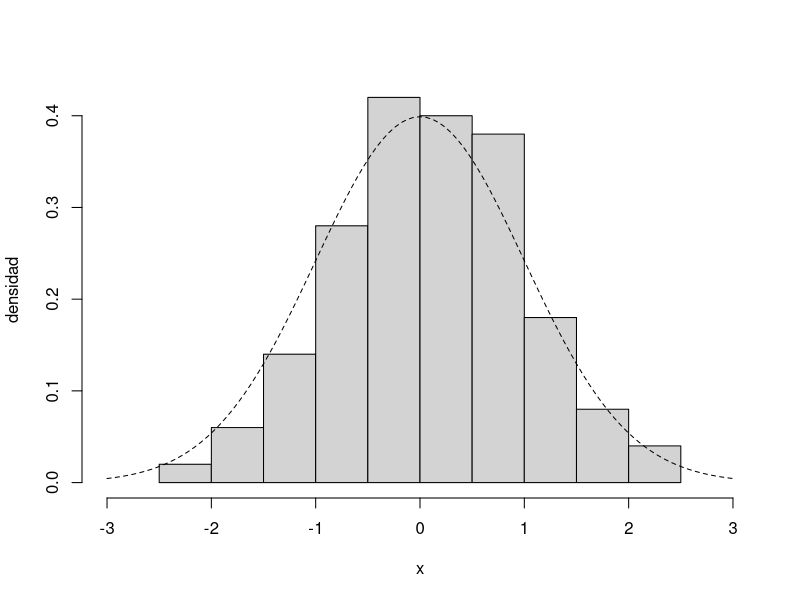
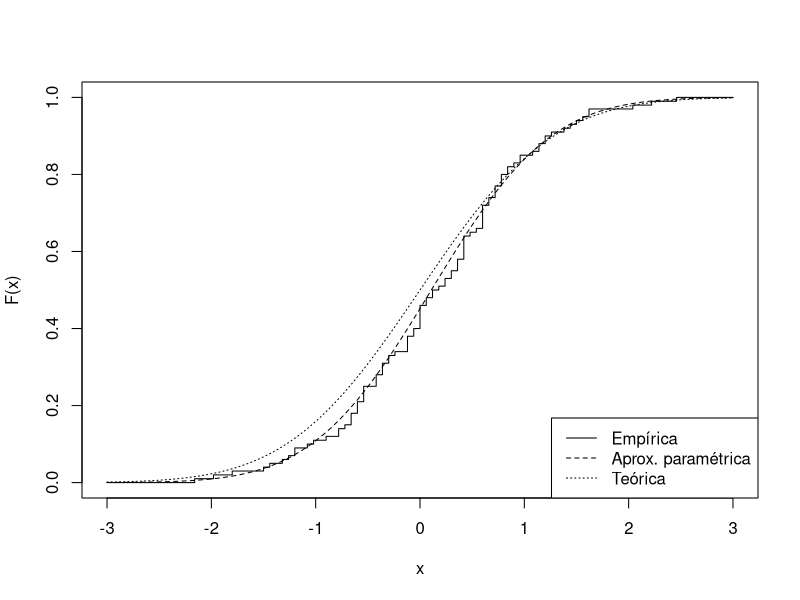
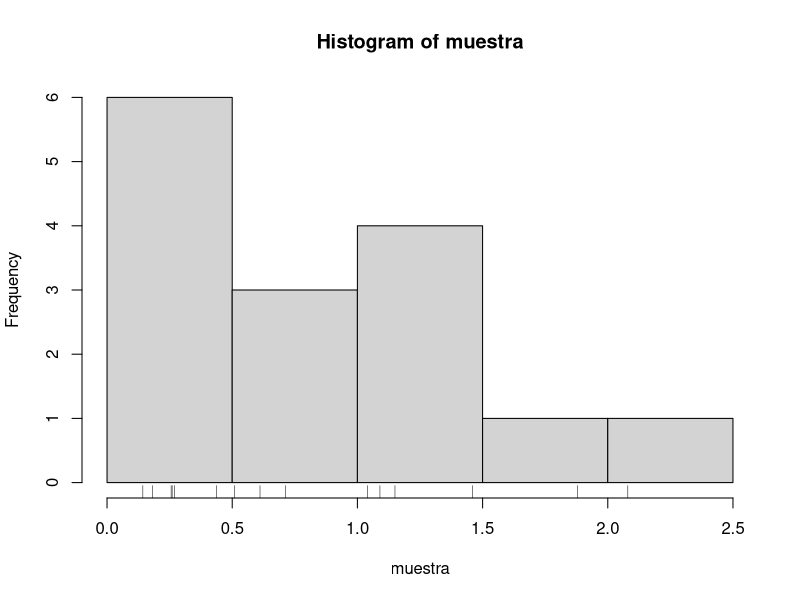
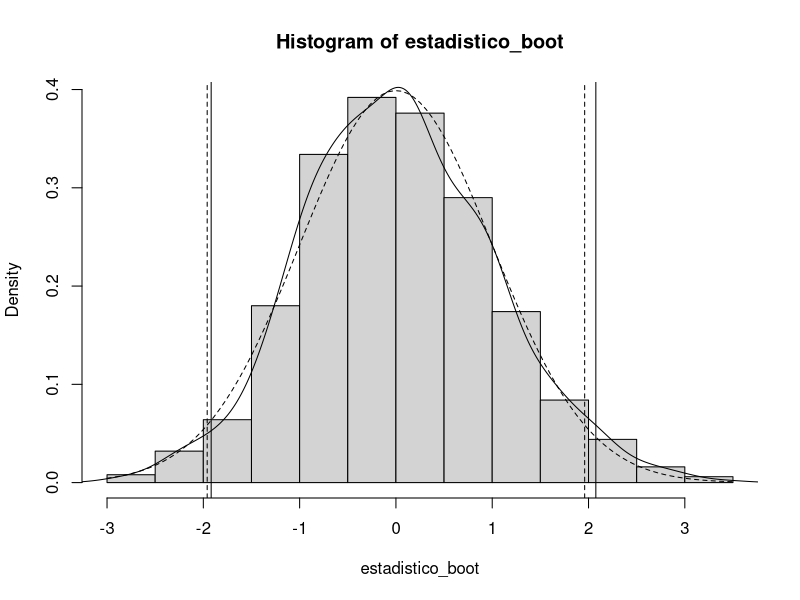
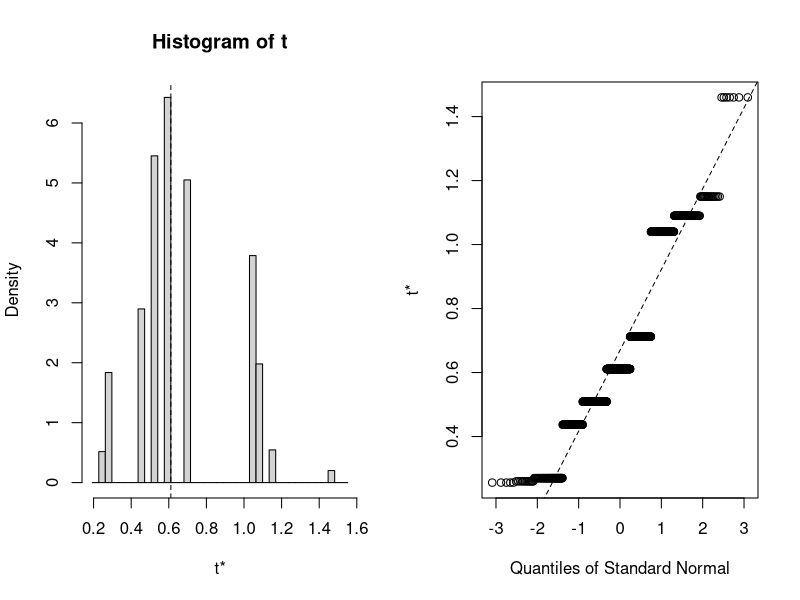

Here is the R script that generated these plots, in order:
## ---- chunk 1

## ---- chunk 2
set.seed(1)
muestra <- rnorm(100)
hist(muestra, freq = FALSE, xlim = c(-3, 3),
     main = '', xlab = 'x', ylab = 'densidad')
curve(dnorm, lty = 2, add = TRUE)
## ---- chunk 3
# Distribución bootstrap uniforme
curve(ecdf(muestra)(x), xlim = c(-3, 3), ylab = "F(x)", type = "s")
# Distribución bootstrap paramétrico (asumiendo normalidad)
curve(pnorm(x, mean(muestra), sd(muestra)), lty = 2, add = TRUE)
# Distribución teórica
curve(pnorm, lty = 3, add = TRUE)
legend("bottomright", legend = c("Empírica", "Aprox. paramétrica", "Teórica"), lty = 1:3)
## ---- chunk 4
set.seed(1)
n <- length(muestra)
u <- runif(n)
muestra_boot <- muestra[floor(n*u) + 1]
head(muestra_boot)
## ---- chunk 5
muestra_boot <- sample(muestra, replace = TRUE)
head(muestra_boot)
## ---- chunk 6
data(iris)
str(iris)
n <- nrow(iris)
# i_boot <- floor(n*runif(n)) + 1
# i_boot <- sample.int(n, replace = TRUE)
i_boot <- sample(n, replace = TRUE)
data_boot <- iris[i_boot, ]
str(data_boot)
## ---- chunk 7
muestra <- c(0.143, 0.182, 0.256, 0.26, 0.27, 0.437, 0.509, 
    0.611, 0.712, 1.04, 1.09, 1.15, 1.46, 1.88, 2.08)
sigma <- 0.6
summary(muestra)
sd(muestra)
hist(muestra)
rug(muestra)

## ---- chunk 8
alfa <- 0.05
x_barra <- mean(muestra)
z <- qnorm(1 - alfa/2)
n <- length(muestra)
ic_inf <- x_barra - z*sigma/sqrt(n)
ic_sup <- x_barra + z*sigma/sqrt(n)
IC <- c(ic_inf, ic_sup)
IC
## ---- chunk 9
set.seed(1)
B <- 1000
estadistico_boot <- numeric(B)
for (k in 1:B) {
    remuestra <- sample(muestra, n, replace = TRUE)
    x_barra_boot <- mean(remuestra)
    estadistico_boot[k] <- sqrt(n) * (x_barra_boot - x_barra)/sigma
}
## ---- chunk 10
# Empleando la distribución empírica del estadístico bootstrap: 
estadistico_boot_ordenado <- sort(estadistico_boot)
indice_inf <- floor(B * alfa/2)
indice_sup <- floor(B * (1 - alfa/2))
pto_crit <- estadistico_boot_ordenado[c(indice_inf, indice_sup)]
# Empleando la función `quantile`:
# pto_crit <- quantile(estadistico_boot, c(alfa/2, 1 - alfa/2), type = 1)
pto_crit <- quantile(estadistico_boot, c(alfa/2, 1 - alfa/2))
pto_crit
## ---- chunk 11
# Construcción del IC
ic_inf_boot <- x_barra - pto_crit[2] * sigma/sqrt(n)
ic_sup_boot <- x_barra - pto_crit[1] * sigma/sqrt(n)
IC_boot <- c(ic_inf_boot, ic_sup_boot)
names(IC_boot) <- paste0(100*c(alfa/2, 1-alfa/2), "%") # rev(names(IC_boot))
IC_boot
## ---- chunk 12
hist(estadistico_boot, freq = FALSE)
lines(density(estadistico_boot))
abline(v = pto_crit)
curve(dnorm, lty = 2, add = TRUE)
abline(v = c(-z, z), lty = 2)
## ---- chunk 13
# Remuestreo
B <- 1000
estadistico_boot <- numeric(B)
coeficiente <- sigma/sd(muestra)
muestra_perturbada <- x_barra + coeficiente * (muestra - x_barra)
for (k in 1:B) {
  remuestra <- sample(muestra_perturbada, n, replace = TRUE)
  x_barra_boot <- mean(remuestra)
  estadistico_boot[k] <- sqrt(n) * (x_barra_boot - x_barra)/sigma
}

# Aproximación bootstrap de los ptos críticos
pto_crit <- quantile(estadistico_boot, c(alfa/2, 1 - alfa/2))
# Construcción del IC
ic_inf_boot <- x_barra - pto_crit[2] * sigma/sqrt(n)
ic_sup_boot <- x_barra - pto_crit[1] * sigma/sqrt(n)
IC_boot <- c(ic_inf_boot, ic_sup_boot)
names(IC_boot) <- paste0(100*c(alfa/2, 1-alfa/2), "%")
IC_boot
## ---- chunk 14
x_mediana<- median(muestra)

# Remuestreo
B <- 1000
estadistico_boot <- numeric(B)
coeficiente <- sigma/sd(muestra)
for (k in 1:B) {
  remuestra <- sample(muestra, n, replace = TRUE)
  x_mediana_boot <- median(remuestra)
  estadistico_boot[k] <- sqrt(n) * (x_mediana_boot - x_mediana)
}

# Aproximación bootstrap de los ptos críticos
pto_crit <- quantile(estadistico_boot, c(alfa/2, 1 - alfa/2))
# Construcción del IC
ic_inf_boot <- x_mediana - pto_crit[2]/sqrt(n)
ic_sup_boot <- x_mediana - pto_crit[1]/sqrt(n)
IC_boot <- c(ic_inf_boot, ic_sup_boot)
names(IC_boot) <- paste0(100*c(alfa/2, 1-alfa/2), "%")
IC_boot
## ---- chunk 15
muestra <- c(0.143, 0.182, 0.256, 0.26, 0.27, 0.437, 0.509, 
             0.611, 0.712, 1.04, 1.09, 1.15, 1.46, 1.88, 2.08)
n <- length(muestra)
alfa <- 0.05
x_barra <- mean(muestra)
cuasi_dt <- sd(muestra)

# Remuestreo
set.seed(1)
B <- 1000
remuestra <- numeric(n)
estadistico_boot <- numeric(B)
for (k in 1:B) {
  remuestra <- sample(muestra, n, replace = TRUE)
  x_barra_boot <- mean(remuestra)
  cuasi_dt_boot <- sd(remuestra)
  estadistico_boot[k] <- sqrt(n) * (x_barra_boot - x_barra)/cuasi_dt_boot
}

# Aproximación bootstrap de los ptos críticos
pto_crit <- quantile(estadistico_boot, c(alfa/2, 1 - alfa/2))

# Construcción del IC
ic_inf_boot <- x_barra - pto_crit[2] * cuasi_dt/sqrt(n)
ic_sup_boot <- x_barra - pto_crit[1] * cuasi_dt/sqrt(n)
IC_boot <- c(ic_inf_boot, ic_sup_boot)
names(IC_boot) <- paste0(100*c(alfa/2, 1-alfa/2), "%")
IC_boot
## ---- chunk 16
#' @param x vector que contiene la muestra.
#' @param B número de réplicas bootstrap.
#' @param statistic función que calcula el estadístico.
boot.strap0 <- function(x, B=1000, statistic=mean){
  ndat <- length(x)
  x.boot <- sample(x, ndat*B, replace=TRUE)
  x.boot <- matrix(x.boot, ncol=B, nrow=ndat)
  stat.boot <- apply(x.boot, 2, statistic)
}
## ---- chunk 17
fstatistic <- function(x){
  #  mean(x)
  #  mean(x, trim=0.2)
  median(x)
  #  max(x)
}

B <- 1000
set.seed(1)
stat.dat <- fstatistic(muestra)
stat.boot <- boot.strap0(muestra, B, fstatistic)

res.boot <- c(stat.dat, mean(stat.boot)-stat.dat, sd(stat.boot))
names(res.boot) <- c("Estadístico", "Sesgo", "Error Std.")
res.boot
## ---- chunk 18
#' @param datos vector, matriz o data.frame que contiene los datos.
#' @param B número de réplicas bootstrap.
#' @param statistic función con al menos dos parámetros, 
#' los datos y el vector de índices de remuestreo, 
#' y que devuelve el vector de estadísticos.
#' @param ... parámetros adicionales de la función statistic.
boot.strap <- function(datos, B=1000, statistic, ...) {
  ndat <- NROW(datos)
  i.boot <- sample(ndat, ndat*B, replace=TRUE)
  i.boot <- matrix(i.boot, ncol=B, nrow=ndat)
  stat.boot <- drop(apply(i.boot, 2, function(i) statistic(datos, i, ...)))
}
## ---- chunk 19
library(boot)
muestra <- c(0.143, 0.182, 0.256, 0.26, 0.27, 0.437, 0.509, 
             0.611, 0.712, 1.04, 1.09, 1.15, 1.46, 1.88, 2.08)

statistic <- function(data, i){
  # remuestra <- data[i]; median(remuestra)
  median(data[i])
}

set.seed(1)
res.boot <- boot(muestra, statistic, R = 1000)
## ---- chunk 20
names(res.boot)
## ---- chunk 21
res.boot
## ---- chunk 22
plot(res.boot)
## ---- chunk 23
library(boot)
muestra <- c(0.143, 0.182, 0.256, 0.26, 0.27, 0.437, 0.509, 
             0.611, 0.712, 1.04, 1.09, 1.15, 1.46, 1.88, 2.08)

statistic <- function(data, i){
  remuestra <- data[i]
  c(mean(remuestra), var(remuestra)/length(remuestra))
}

set.seed(1)
res.boot <- boot(muestra, statistic, R = 1000)
res.boot
boot.ci(res.boot)
